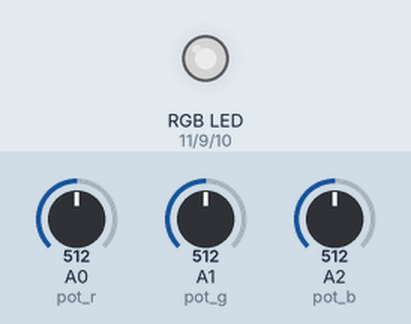
Simulated run of this sketch. Board: Arduino Uno, built with avr-gcc and run on an emulated ATmega328P. On the bench: an RGB LED mixed from three pins (HIGH = lit). The test bench sets the inputs (shaded band); at power-on: A0 (pot_r) = 512, A1 (pot_g) = 512, A2 (pot_b) = 512. Dim RGB values are drawn brighter than linear.

Above: at 1.2 s.
1.3 s: A0 (pot_r) set to 716
At 1.6 s:
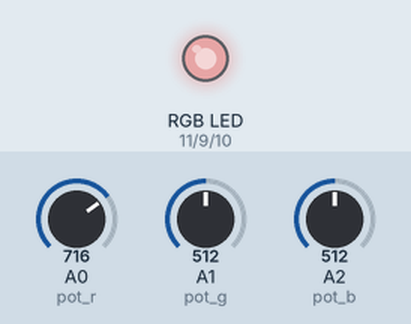
2.8 s: A1 (pot_g) set to 716
At 3.9 s:
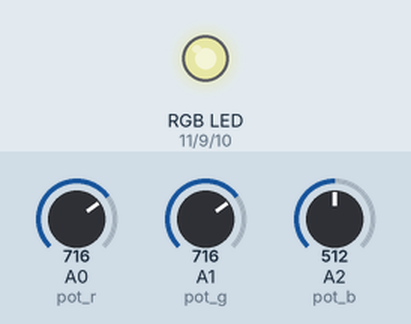
4.3 s: A2 (pot_b) set to 716
At 5.1 s:
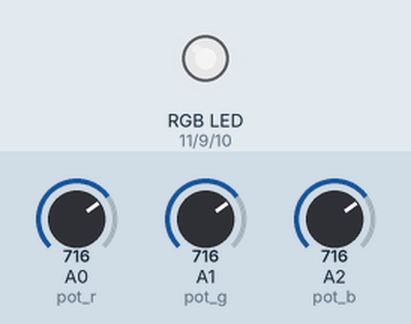
5.8 s: A0 (pot_r) set to 900
At 6.2 s:
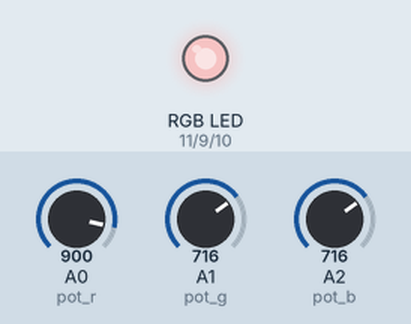
7.3 s: A1 (pot_g) set to 900
At 8.5 s:
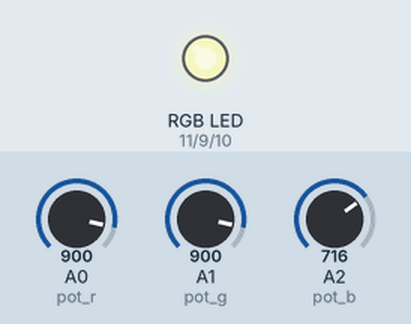
8.8 s: A2 (pot_b) set to 900
At 9.7 s:
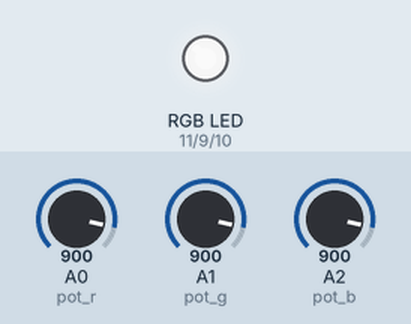
Timing chart, 0 to 11.3 s (numbered marks = the images above; inputs shaded):
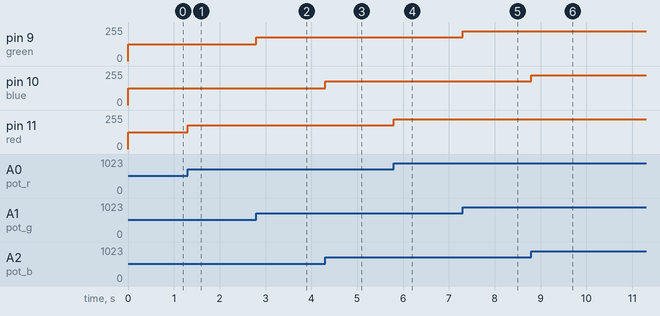

The sketch:

RGB_led.ino
```cpp
//RGB led (red+green+blue)
//the circuit is made of 3 pots, 3 330V resistors and an RGB led
//the colour of the RGB will be settled by potantiometers
#define green 9
#define red 11
#define blue 10
#define pot_r A0
#define pot_g A1
#define pot_b A2
void setup() {
pinMode(red,OUTPUT);
pinMode(blue,OUTPUT);
pinMode(green,OUTPUT);
}

void loop() {
  int red_value= analogRead(pot_r);
  int green_value= analogRead(pot_g);
  int blue_value= analogRead(pot_b);
  red_value=map(red_value,0,1023,0,255);
  green_value=map(green_value,0,1023,0,255);
  blue_value=map(blue_value,0,1023,0,255);
  analogWrite(red,red_value);
  analogWrite(blue,blue_value);
  analogWrite(green,green_value);
}
```

Measured:
- after the input at 1.3 s, pin 11 (red): 127/255 → 178/255 at once
- after the input at 2.8 s, pin 9 (green): 127/255 → 178/255 at once
- after the input at 4.3 s, pin 10 (blue): 127/255 → 178/255 at once
- after the input at 5.8 s, pin 11 (red): 178/255 → 224/255 at once
- after the input at 7.3 s, pin 9 (green): 178/255 → 224/255 at once
- after the input at 8.8 s, pin 10 (blue): 178/255 → 224/255 at once
